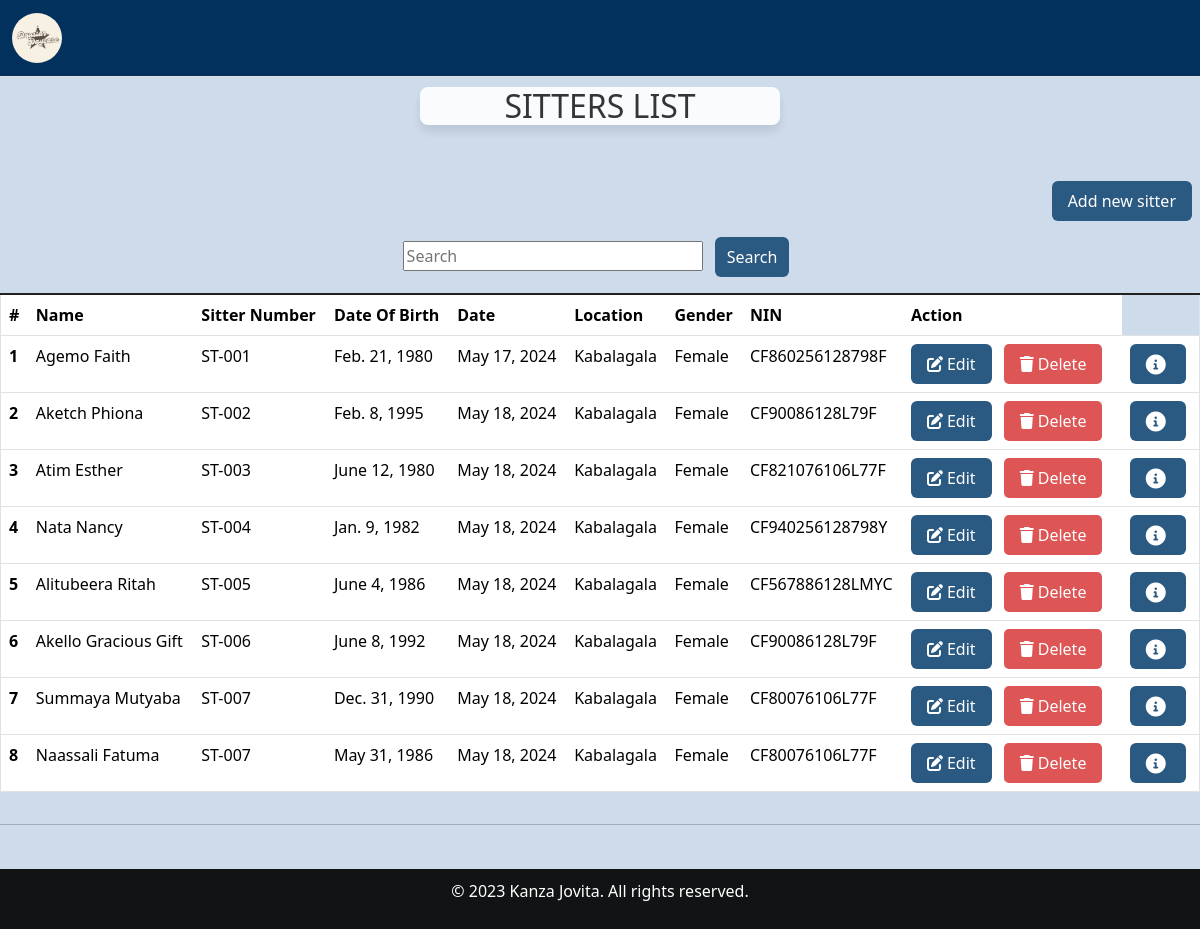
Screenshot of /search_sitter/ with the database file from the repository.
### home/models.py (models this page shows, shortened)
class Sitterreg(models.Model):
    Sitter_name = models.CharField(max_length=30, null=False,blank=False,validators=[validate_letters])
    Sitter_number = models.CharField(max_length=30, null=False, blank=False,validators=[validate_numbers])
    Date_of_birth = models.DateField(null=True, blank=False,)
    Contact = models.CharField(max_length=30,null=False,blank=False)
    date = models.DateTimeField()
    Location_choices = [('Kabalagala', 'Kabalagala'),]
    Location = models.CharField(choices=Location_choices, max_length=100)
    Gender =  models.CharField(choices=[('Male', 'Male'),('Female', 'Female')], max_length=100)
    Level_of_education = models.CharField(choices=[('Degree','Degree'),('Diploma','Diploma'),('Certificate','Certificate')],max_length=200,default=0)
    Next_of_kin = models.CharField(max_length=30, null=False,blank=False)
    NIN = models.CharField(max_length=30, null=False,blank=False,validators=[validate_NIN_length])
    Recommenders_name = models.CharField(max_length=30, null=False,blank=False)
    Religion = models.CharField(choices=[('Anglican', 'Anglican'),('Catholic', 'Catholic'),('Pentecostal','Pentecostal'),('Muslim','Muslim'),('Other','Other')], max_length=100)
    created_at = models.DateTimeField(auto_now_add=True,null=True)

### home/views.py (the view)
# urls.py: path("search_sitter/", views.search_sitter, name="search_sitter"),
def search_sitter(request):
    search_query = request.GET.get('search', '')  # Getting the search query from the request
    if search_query:
        sitters = Sitterreg.objects.filter(Sitter_name__icontains=search_query)  # Filtering sitters by name
    else:
        sitters = Sitterreg.objects.all()  # Displaying all sitters if no search query is provided
    return render(request, 'sittersform.html', {'sitters': sitters})  # Rendering sitters template with search results

### home/templates/sittersform.html (shortened to what this page needs)
{% extends 'base.html' %}
{% block content %}
<div class="card-header" style="background-color: white;" >
    <h2>SITTERS LIST</h2>
</div>
<br>
<div class="mt-4">
    <div class="btn-container">
        <a href="{%  url 'addsitter' %}" class="btn btn-primary mb-3 add-btn">Add new sitter</a>
    </div>
    <div class="search-container">
        <form method="GET" action="{% url 'search_sitter' %}">
            <input type="text" name="search" placeholder="Search" class="search-input">
            <button type="submit" class="btn search-btn">Search</button>
        </form>
    </div>
    <div class="table-responsive">
        <table class="table table-bordered"  style="border-top: 2px solid rgb(34,32,32);">
            <thead class="thead-dark">
                <tr>
                    <th scope="col">#</th>
                    <th scope="col">Name</th>
                    <th scope="col">Sitter Number</th>
                    <th scope="col">Date Of Birth</th>
                    <th scope="col">Date</th>
                    <th scope="col">Location</th>
                    <th scope="col">Gender</th>
                    <th scope="col">NIN</th>
                    <th scope="col">Action</th>
                </tr>
            </thead>
            <tbody>
                {% for sitter in sitters %}
                <tr>
                    <th scope="row">{{ forloop.counter }}</th>
                    <td>{{ sitter.Sitter_name }}</td>
                    <td>ST-00{{ sitter.Sitter_number }}</td>
                    <td>{{ sitter.Date_of_birth }}</td>
                    <td>{{ sitter.date | date}}</td>
                    <td>{{ sitter.Location }}</td>
                    <td>{{ sitter.Gender}}</td>
                    <td>{{ sitter.NIN }}</td>
                    <td>
                        <a href="{% url 'edit_sitter' id=sitter.id %}" class="btn"><i class="fas fa-edit"></i>Edit</a>
                        <a href="{% url 'delete_sitter' id=sitter.id %}" class="del_btn btn"><i class="fas fa-trash"></i>Delete</a>
                        <td>
                            <button type="button" class="btn btn-primary me-1"
                                href="{% url 'read_sitter' id=sitter.id %}" data-bs-toggle="modal"
                                data-bs-target="#myModal{{baby.id}}">
                                <i class="fa-solid fa-circle-info fa-lg"></i>
                            </button>
                        </td>
                    </td>
                </tr>
                {% endfor %}
            </tbody>
       </table>
    </div>
</div>
<hr>
{% endblock %}

### home/static/css/main.css (style rules this page uses)
.card-header { border: 1px #333; opacity:90%; width: 87%; text-align: center; box-shadow: 0 7px 10px rgba(0, 0, 0, 0.1); border-radius: 8px; width:30%; margin: 0 auto; margin-top: 10px; background-color: aliceblue; text-align: center; }
.table th, .table td { padding: 8px; text-align: left; border: none; outline: none; }
.table th { color: rgb(39, 38, 38); }
.table th, .table td { white-space: nowrap; }
.table-responsive { justify-content: center; }
.table { text-align: center; }

### home/templates/sittersform.html (style rules this page uses)
body { background-color: rgba(158, 184, 217, 0.5); }
.btn-container { display: flex; align-items: center; }
.btn { background-color: #2a5982; color: #fff; border: none; padding: 0.5rem 1rem; margin-right: 0.5rem; cursor: pointer; }
.btn i { margin-right: 0.25rem; }
.card-header { border: 1px #333; opacity:90%; width: 87%; text-align: center; box-shadow: 0 7px 10px rgba(0, 0, 0, 0.1); border-radius: 8px; width:30%; margin: 0 auto; margin-top: 10px; background-color: aliceblue; text-align: center; }
.table { width: 100%; border-collapse: collapse; border: 1px solid #dee2e6; }
th, tr { border: 1px solid #dee2e6; text-align: left; height: 10px; padding: 15px; }
th { background-color: #f0f0f0; }
.search-container { display: flex; justify-content: center; margin-bottom: 1rem; }
.search-input { width: 300px; margin-right: 0.5rem; }
.search-btn { padding: 0.5rem 0.75rem; }
.add-btn { margin-left: auto; }
.del_btn { background-color: rgb(222, 85, 85); color: #fff; border: none; padding: 0.5rem 1rem; margin-right: 0.5rem; cursor: pointer; border-radius: 5px; }

### rows the page displays
Sitterreg: Sitter_name "Agemo Faith", Sitter_number "1", Date_of_birth "Feb. 21, 1980", date "May 17, 2024", Location "Kabalagala", Gender "Female", NIN "CF860256128798F"
Sitterreg: Sitter_name "Aketch Phiona", Sitter_number "2", Date_of_birth "Feb. 8, 1995", date "May 18, 2024", Location "Kabalagala", Gender "Female", NIN "CF90086128L79F"
Sitterreg: Sitter_name "Atim Esther", Sitter_number "3", Date_of_birth "June 12, 1980", date "May 18, 2024", Location "Kabalagala", Gender "Female", NIN "CF821076106L77F"
Sitterreg: Sitter_name "Nata Nancy", Sitter_number "4", Date_of_birth "Jan. 9, 1982", date "May 18, 2024", Location "Kabalagala", Gender "Female", NIN "CF940256128798Y"
Sitterreg: Sitter_name "Alitubeera Ritah", Sitter_number "5", Date_of_birth "June 4, 1986", date "May 18, 2024", Location "Kabalagala", Gender "Female", NIN "CF567886128LMYC"
Sitterreg: Sitter_name "Akello Gracious Gift", Sitter_number "6", Date_of_birth "June 8, 1992", date "May 18, 2024", Location "Kabalagala", Gender "Female", NIN "CF90086128L79F"
Sitterreg: Sitter_name "Summaya Mutyaba", Sitter_number "7", Date_of_birth "Dec. 31, 1990", date "May 18, 2024", Location "Kabalagala", Gender "Female", NIN "CF80076106L77F"
Sitterreg: Sitter_name "Naassali Fatuma", Sitter_number "7", Date_of_birth "May 31, 1986", date "May 18, 2024", Location "Kabalagala", Gender "Female", NIN "CF80076106L77F"
